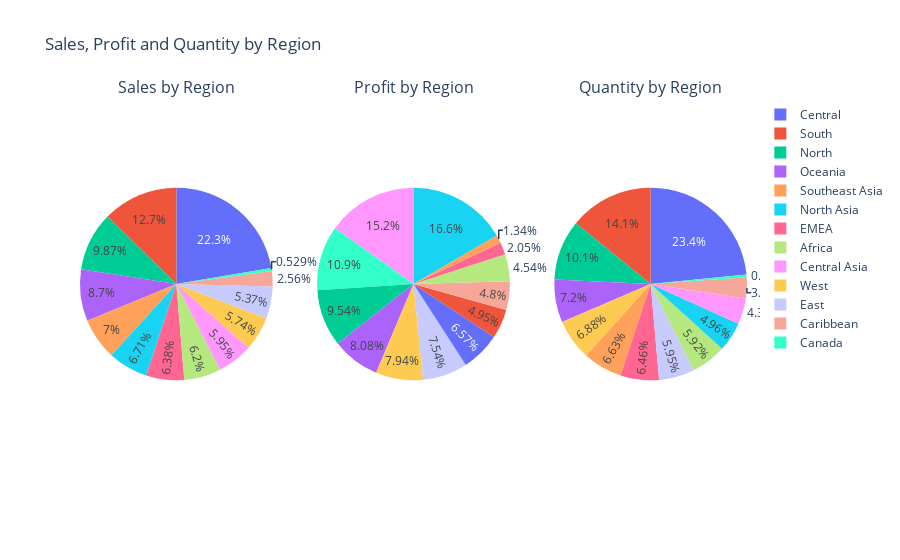

The notebook cell this image was saved under:
### Code cell
# Creating a subplot for plotting the sales, profit and quantity by region on pie chart
fig2 = make_subplots(rows=1, cols=3, specs=[[{'type':'domain'}, {'type':'domain'}, {'type':'domain'}]], subplot_titles=('Sales by Region', 'Profit by Region', 'Quantity by Region'))

# Plotting the sales by region

fig2.add_trace(go.Pie(labels=region_summary['Region'], values=region_summary['Sales'], name='Sales'), 1, 1)

# Plotting the profit by region
fig2.add_trace(go.Pie(labels=region_summary['Region'], values=region_summary['Profit'], name='Profit'), 1, 2)

# Plotting the quantity by region
fig2.add_trace(go.Pie(labels=region_summary['Region'], values=region_summary['Quantity'], name='Quantity'), 1, 3)

fig2.update_layout(title_text='Sales, Profit and Quantity by Region')
fig2.show()

### Figure 1 — Plotly figure (JSON) as saved in the notebook; plotly's stock layout.template omitted (floating-point values rounded to 4 significant figures)
{"data": [{"domain": {"x": [0, 0.2889], "y": [0, 1]}, "labels": ["Africa", "Canada", "Caribbean", "Central", "Central Asia", "EMEA", "East", "North", "North Asia", "Oceania", "South", "Southeast Asia", "West"], "name": "Sales", "type": "pie", "values": [783776, 66932, 324281, 2822399, 752839, 806184, 678834, 1248192, 848349, 1100207, 1600960, 884438, 725514]}, {"domain": {"x": [0.3556, 0.6444], "y": [0, 1]}, "labels": ["Africa", "Canada", "Caribbean", "Central", "Central Asia", "EMEA", "East", "North", "North Asia", "Oceania", "South", "Southeast Asia", "West"], "name": "Profit", "type": "pie", "values": [19.37, 46.4, 20.46, 28.01, 64.69, 8.729, 32.14, 40.67, 70.82, 34.44, 21.12, 5.705, 33.85]}, {"domain": {"x": [0.7111, 1], "y": [0, 1]}, "labels": ["Africa", "Canada", "Caribbean", "Central", "Central Asia", "EMEA", "East", "North", "North Asia", "Oceania", "South", "Southeast Asia", "West"], "name": "Quantity", "type": "pie", "values": [10564, 833, 6299, 41762, 7715, 11517, 10618, 18021, 8851, 12838, 25206, 11822, 12266]}], "layout": {"annotations": [{"font": {"size": 16}, "showarrow": false, "text": "Sales by Region", "x": 0.1444, "xanchor": "center", "xref": "paper", "y": 1, "yanchor": "bottom", "yref": "paper"}, {"font": {"size": 16}, "showarrow": false, "text": "Profit by Region", "x": 0.5, "xanchor": "center", "xref": "paper", "y": 1, "yanchor": "bottom", "yref": "paper"}, {"font": {"size": 16}, "showarrow": false, "text": "Quantity by Region", "x": 0.8556, "xanchor": "center", "xref": "paper", "y": 1, "yanchor": "bottom", "yref": "paper"}], "title": {"text": "Sales, Profit and Quantity by Region"}}}
